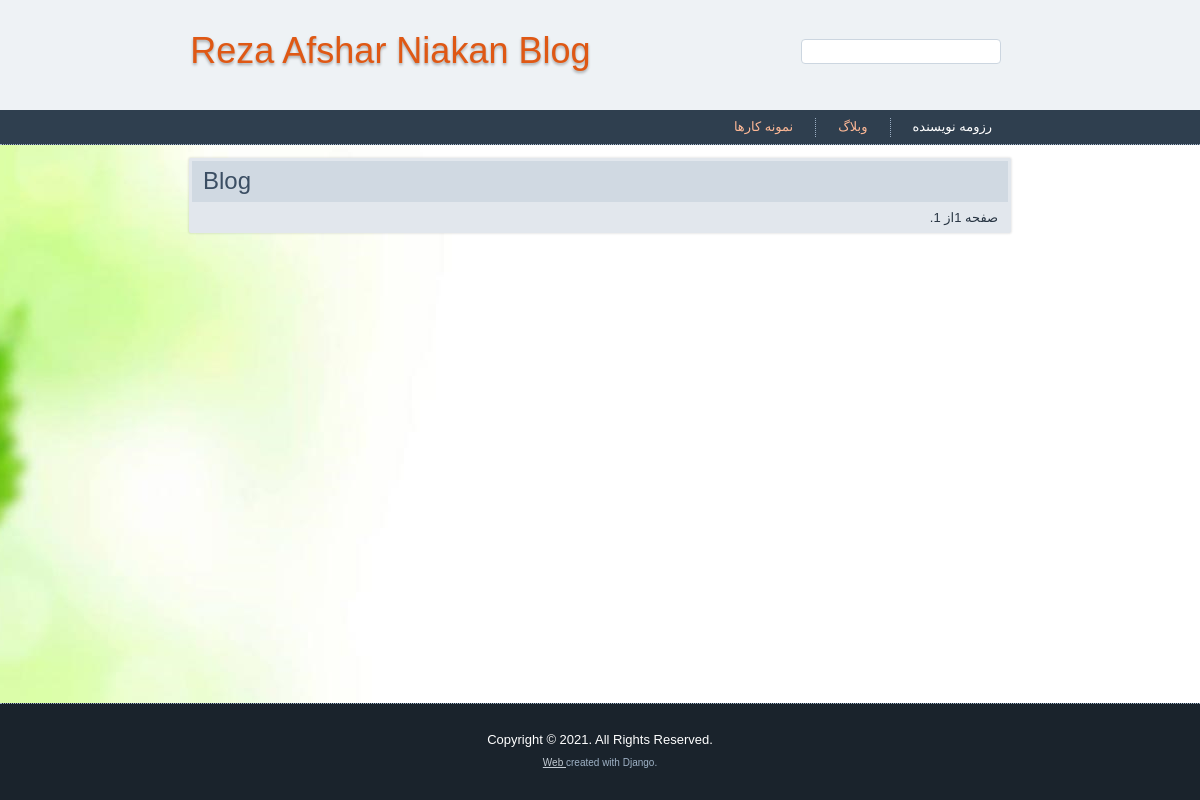
Before: / with the older database file.
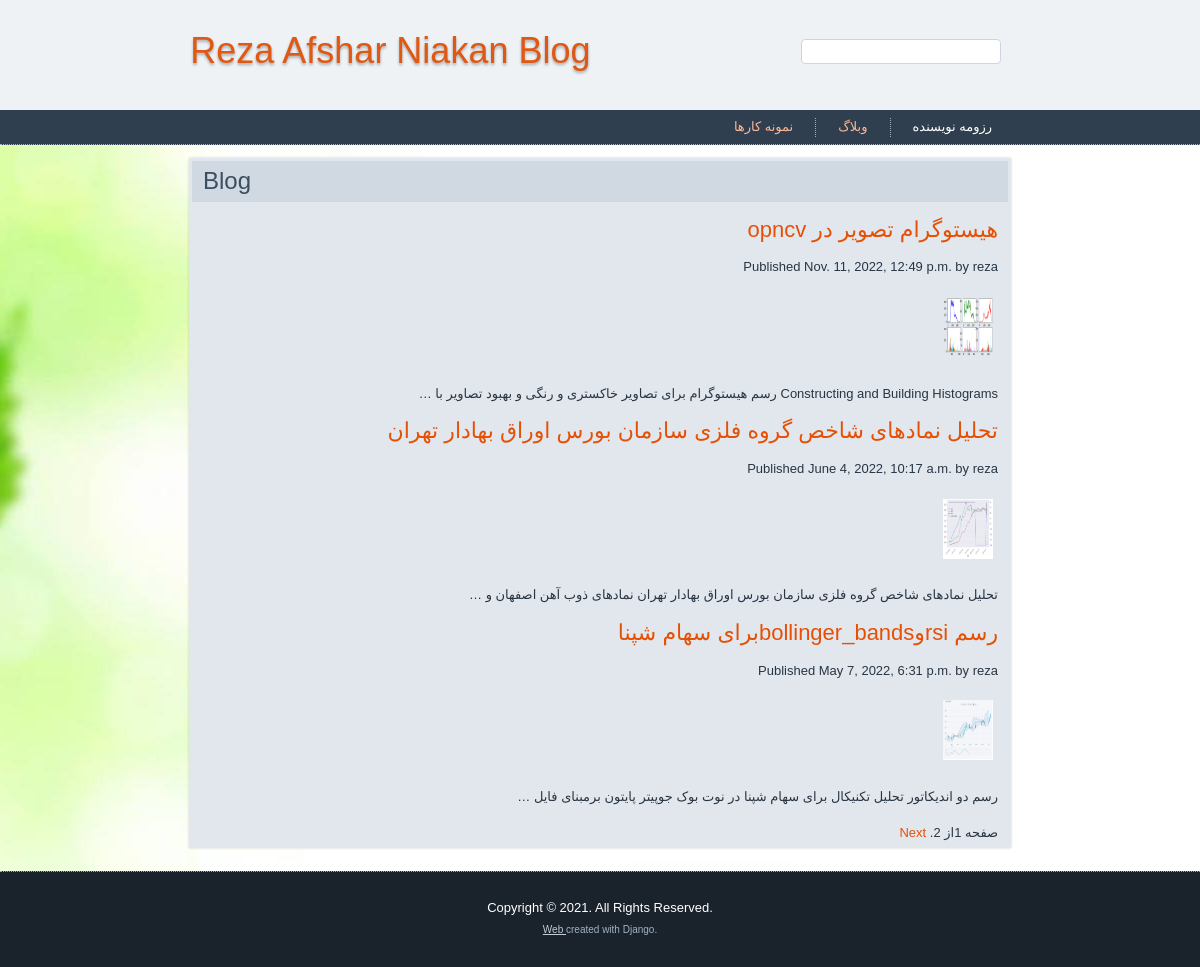
After: the same page with the newer database file.
### blogM/models.py (models this page shows, shortened)
class Post(models.Model):
    STATUS_CHOICES = (
        ('draft', 'Draft'),
        ('published', 'Published'),)
    title = models.CharField(max_length=250)
    slug = models.SlugField(max_length=250,
    unique_for_date='publish')
    author = models.ForeignKey(User,
    on_delete=models.CASCADE,
    related_name='blog_posts')
    body = models.TextField()
    image = models.ImageField(upload_to='blogM/images/')
    file=models.FileField(upload_to ='blogM/staticfile/',blank=True)
    publish = models.DateTimeField(default=timezone.now)
    created = models.DateTimeField(auto_now_add=True)
    updated = models.DateTimeField(auto_now=True)
    status = models.CharField(max_length=10,
    choices=STATUS_CHOICES,default='draft')
    class Meta:
        ordering = ('-publish',)
    objects = models.Manager()
    published = PublishedManager()
    def get_absolute_url(self):
        return reverse('blogm:post_detail',args=[self.publish.year, self.publish.month, self.publish.day, self.slug])

### blogM/views.py (the view)
# urls.py: path('', views.post_list, name='post_list'),
def post_list(request):
    object_list = Post.published.all()
    paginator = Paginator(object_list, 3) # 3 posts in each page
    page = request.GET.get('page')
    try:
        posts = paginator.page(page)
    except PageNotAnInteger:
        posts = paginator.page(1)
    except EmptyPage:
        posts = paginator.page(paginator.num_pages)
    return render(request,'blog/post/list.html',{'page': page,'posts': posts})

### blogM/models.py (called while the page is built)
    def get_queryset(self):
        return super(PublishedManager,self).get_queryset().filter(status='published')

### blogM/templates/blog/post/list.html (shortened to what this page needs)
{% extends "blog/base.html" %}
{% block content %}
{% for post in posts %}
<h2>
<a href="{{ post.get_absolute_url }}">
{{ post.title }}
</a>
</h2>
<p class="date">
Published {{ post.publish }} by {{ post.author }}
</p>
{% if post.image.url  %}
<img src="{{ post.image.url }}" width="50px" height="60px">
{% endif %}
{{ post.body|truncatewords:15|linebreaks }}
{% endfor %}
{% include "pagination.html" with page=posts %}
{% endblock %}

### blogM/templates/blog/base.html (shortened to what this page needs)
{% load static %}
<!DOCTYPE html>
<html dir="ltr" lang="en-US"><head>
    <link rel="stylesheet" type="text/css" href="{% static 'portfolio/style.css' %}"  media="screen" />
    <link rel="stylesheet" href="{% static 'portfolio/style.responsive.css' %}" media="all" />
</head>
<body>
<div id="art-main">
<header class="art-header">
    <div class="art-shapes">
            </div>
<h1 class="art-headline">
    <a href="/">Reza Afshar Niakan Blog</a>
</h1>
<div class="art-textblock art-object227400126">
    <form class="art-search" name="Search" action="{% url 'blogm:serchblog' %}" method="get">
    <input type="text" name="searchq" >
    <input type="submit" value="Search"  class="art-search-button">
</form>
</div>
</header>
<nav class="art-nav">
    <div class="art-nav-inner">
    <ul class="art-hmenu"><li><a href="{% url 'home' %} " class="active">
      نمونه کارها
        </a>
        </li><li><a href="{% url 'blogm:post_list' %}">
            وبلاگ
            </a></li><li><a href=" {% static 'portfolio/rezomeh2.pdf' %}">
                رزومه نویسنده
                </a></li></ul>
        </div>
    </nav>
<div class="art-sheet clearfix">
            <div class="art-layout-wrapper">
                <div class="art-content-layout">
                    <div class="art-content-layout-row">
                        <div class="art-layout-cell art-content"><article class="art-post art-article">
                                <div class="art-postmetadataheader">
                                        <h2 class="art-postheader">Blog</h2>
                                    </div>
                <div class="art-postcontent art-postcontent-0 clearfix"><div class="art-content-layout">
    <div class="art-content-layout-row">
    <div class="art-layout-cell layout-item-0" style="width: 100%;direction:rtl;text-align:right;"  >
{% block content %}
{% endblock %}
    </div>
    </div>
</div>
</div>
</article></div>
                    </div>
                </div>
            </div>
    </div>
<footer class="art-footer">
  <div class="art-footer-inner">
<p>Copyright © 2021. All Rights Reserved.</p>
    <p class="art-page-footer">
        <span id="art-footnote-links"><a href="" target="_blank">Web </a> created with Django.</span>
    </p>
  </div>
</footer>
</div>
</body></html>

### blogM/templates/pagination.html (shortened to what this page needs)
<div class="pagination">
<span class="step-links">
<span class="current">
صفحه {{ page.number }}از {{ page.paginator.num_pages }}.
</span>
{% if page.has_next %}
<a href="?page={{ page.next_page_number }}">Next</a>
{% endif %}
</span>
</div>

### blogM/templates/blog/base.html (style rules this page uses)
.art-content .art-postcontent-0 .layout-item-0 { padding-right: 10px;padding-left: 10px; }

Changed rows visible on the page:
added Post: title "هیستوگرام تصویر در opncv", publish "Nov. 11, 2022, 12:49 p.m.", author "reza", image (picture), body "Constructing and Building Histograms رسم هیستوگرام برای تصاویر خاکستری و رنگی و بهبود تصاویر با …"
added Post: title "تحلیل نمادهای شاخص گروه فلزی سازمان بورس اوراق بهادار تهران", publish "June 4, 2022, 10:17 a.m.", author "reza", image (picture), body "تحلیل نمادهای شاخص گروه فلزی سازمان بورس اوراق بهادار تهران نمادهای ذوب آهن اصفهان و …"
added Post: title "رسم rsiوbollinger_bandsبرای سهام شپنا", publish "May 7, 2022, 6:31 p.m.", author "reza", image (picture), body "رسم دو اندیکاتور تحلیل تکنیکال برای سهام شپنا در نوت بوک جوپیتر پایتون برمبنای فایل …"
Other visible differences:
{{ page.paginator.num_pages }}: "1" → "2"
text now shown: "Next"
